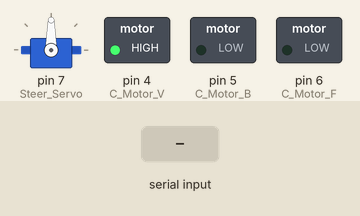
Simulated run of this sketch. Board: Arduino Uno, built with avr-gcc and run on an emulated ATmega328P. On the bench: servo, switched loads named in the sketch (green lamp = pin HIGH). The test bench sets the inputs (shaded band).

Above: at 1.2 s.
1.3 s: "l" received over the second serial link
At 2.8 s:
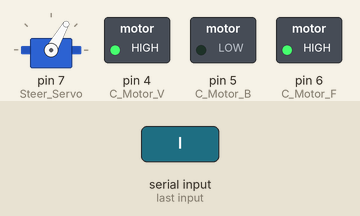
3.8 s: "r" received over the second serial link
At 5.9 s:
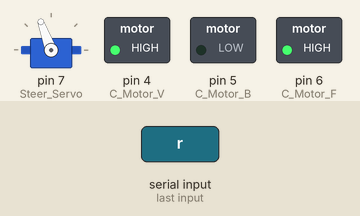
6.3 s: "f" received over the second serial link
At 7.0 s:
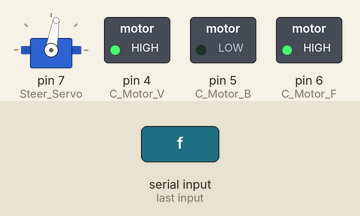
7.8 s: "b" received over the second serial link
At 8.2 s:
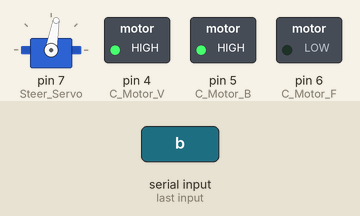
9.3 s: "s" received over the second serial link
At 10.5 s:
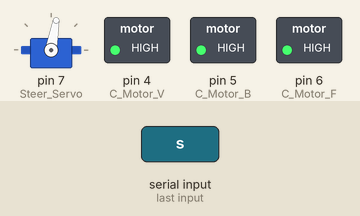
Timing chart, 0 to 11.8 s (numbered marks = the images above; inputs shaded):
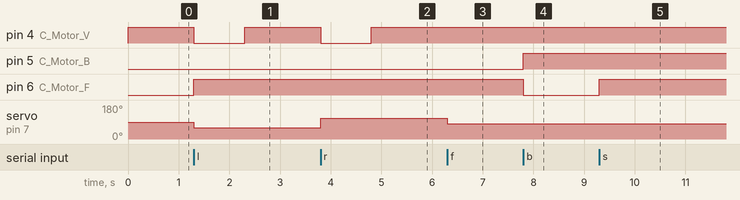

Measured:
- after the input at 1.3 s, pin 4 (C_Motor_V): HIGH → LOW at once, → HIGH 1.0 s later; pin 6 (C_Motor_F): LOW → HIGH at once; servo on pin 7 (Steer_Servo): 90° → 60° at once
- after the input at 3.8 s, pin 4 (C_Motor_V): HIGH → LOW at once, → HIGH 1.0 s later; servo on pin 7 (Steer_Servo): 60° → 110° at once
- after the input at 6.3 s, servo on pin 7 (Steer_Servo): 110° → 80° at once
- after the input at 7.8 s, pin 5 (C_Motor_B): LOW → HIGH at once; pin 6 (C_Motor_F): HIGH → LOW at once
- after the input at 9.3 s, pin 6 (C_Motor_F): LOW → HIGH at once

The sketch:

bluetooth_drive.ino
```cpp
#include <SoftwareSerial.h>
#include <Servo.h>

//bluetooth
#define Tx 2
#define Rx 3
SoftwareSerial BT(Tx, Rx);

//Servo
Servo Steer_Servo;

#define C_Motor_V 4
#define C_Motor_B 5
#define C_Motor_F 6

void setup() {
	// put your setup code here, to run once:
	BT.begin(9600);
	pinMode(C_Motor_V, OUTPUT);
	pinMode(C_Motor_F, OUTPUT);
	pinMode(C_Motor_B, OUTPUT);
	Steer_Servo.attach(7);

}

void setSpeed(unsigned speed)
{
	analogWrite(C_Motor_V, speed);
}

void forward()
{
	Steer_Servo.write(80);
	digitalWrite(C_Motor_F, HIGH);
	digitalWrite(C_Motor_B, LOW);
}

void backward()
{
	Steer_Servo.write(80);
	digitalWrite(C_Motor_F, LOW);
	digitalWrite(C_Motor_B, HIGH);
}

void stop(int time)
{
	digitalWrite(C_Motor_F, HIGH);
	digitalWrite(C_Motor_B, HIGH);
	delay(time);
}

void turn_Right()
{
	setSpeed(120);
	digitalWrite(C_Motor_F, HIGH);
	digitalWrite(C_Motor_B, LOW);
	Steer_Servo.write(110);
	delay(1000);
}

void turn_Left()
{
	setSpeed(120);
	digitalWrite(C_Motor_F, HIGH);
	digitalWrite(C_Motor_B, LOW);
	Steer_Servo.write(60);
	delay(1000);
}
void loop() {
	// put your main code here, to run repeatedly:
	setSpeed(150);
	if (BT.available())
	{
		char value = (char)BT.read();

		if (value == 'l')
		{
			turn_Left();
		}
		if (value == 'r')
		{
			turn_Right();
		}
		if (value == 'f')
		{
			forward();
			delay(1000);
		}
		if (value == 'b')
		{
			backward();
			delay(1000);
		}
		if (value == 's')
		{
			stop(1000);
		}
	}

}
```
